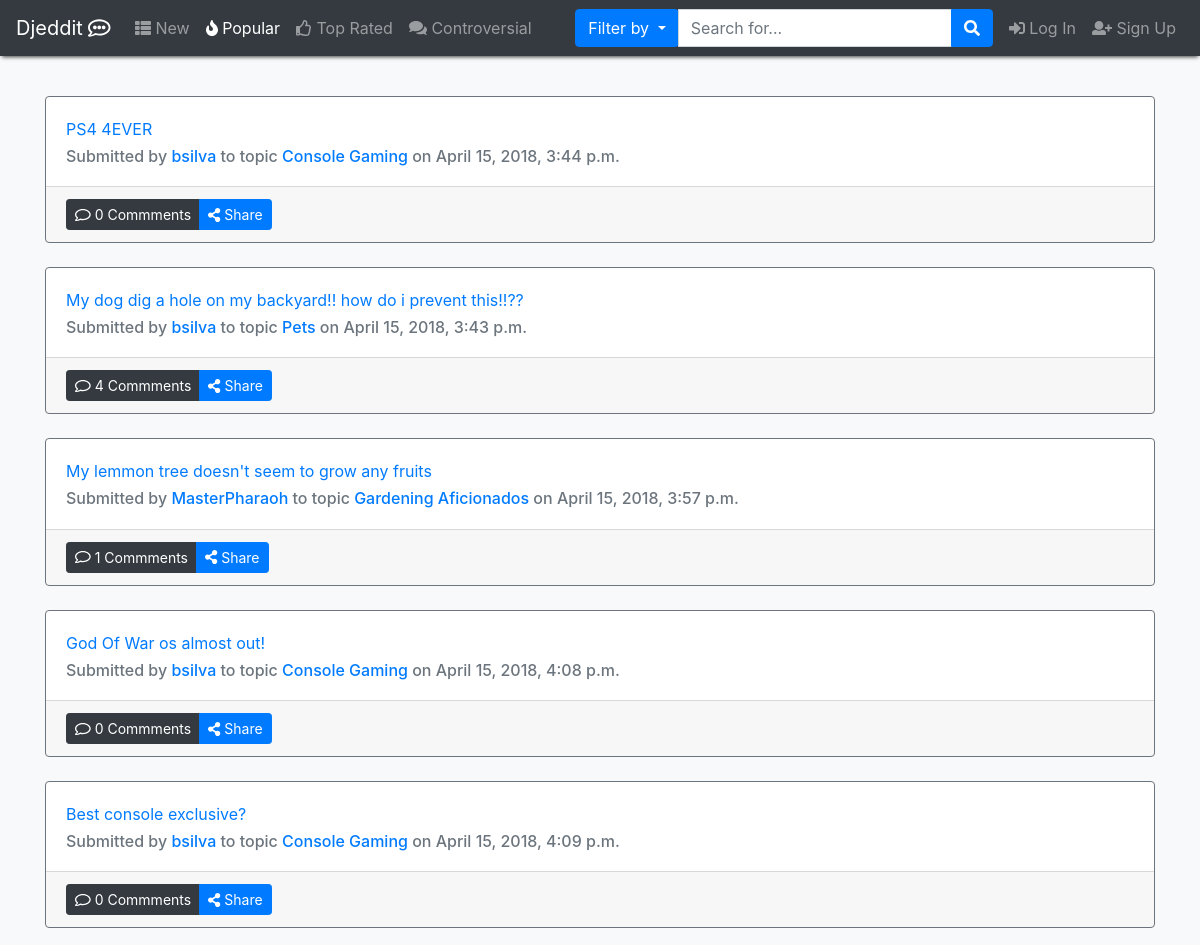
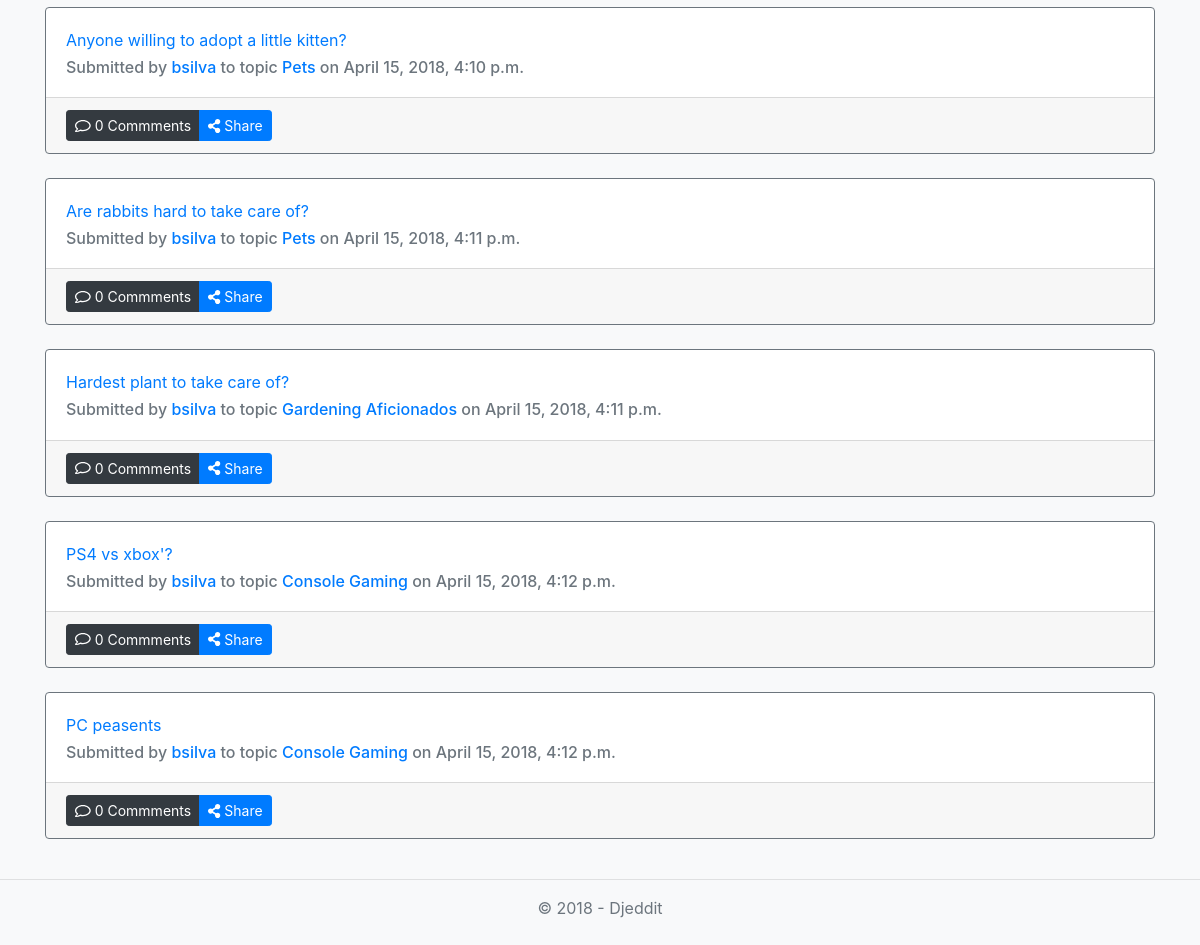
The page /popular/ on the database as committed earlier (2 pictures, top to bottom).
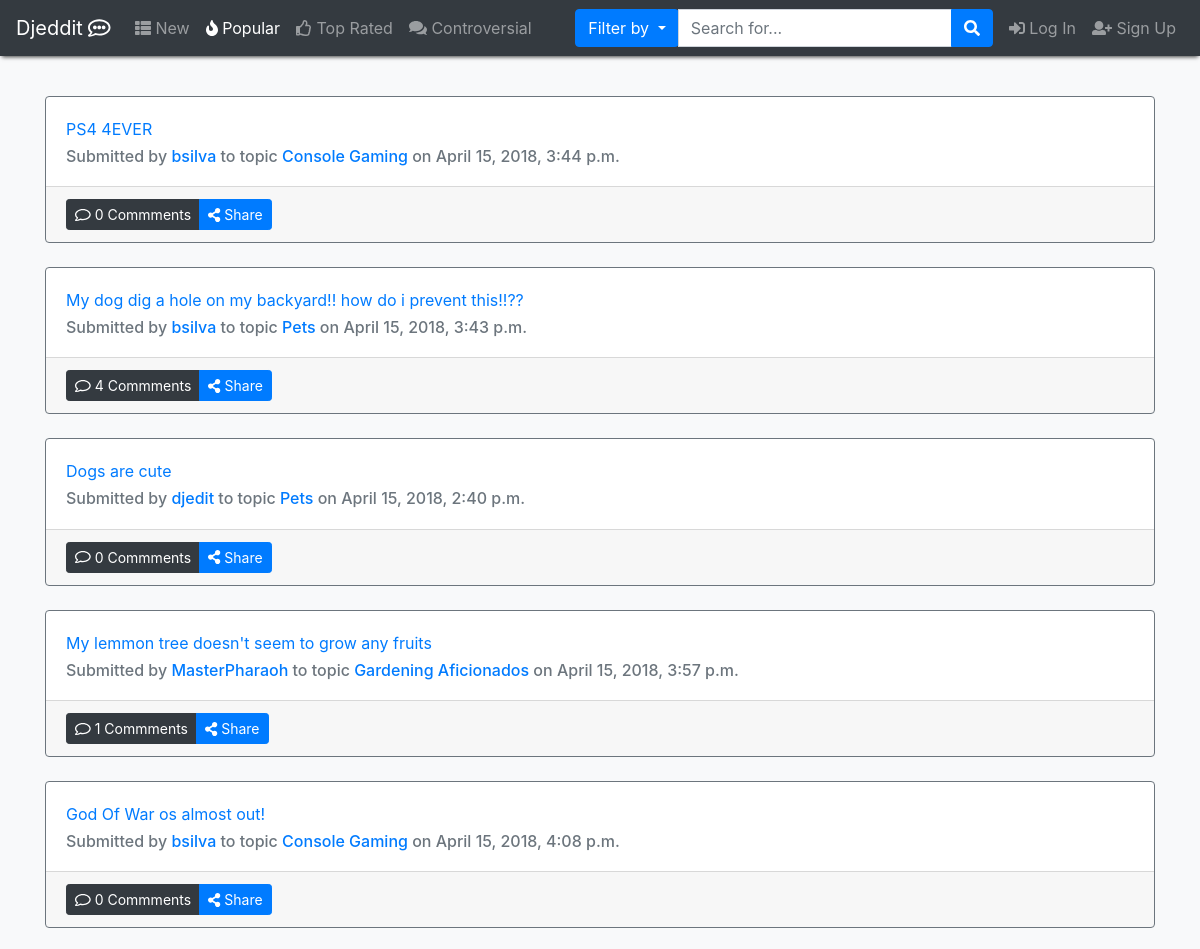
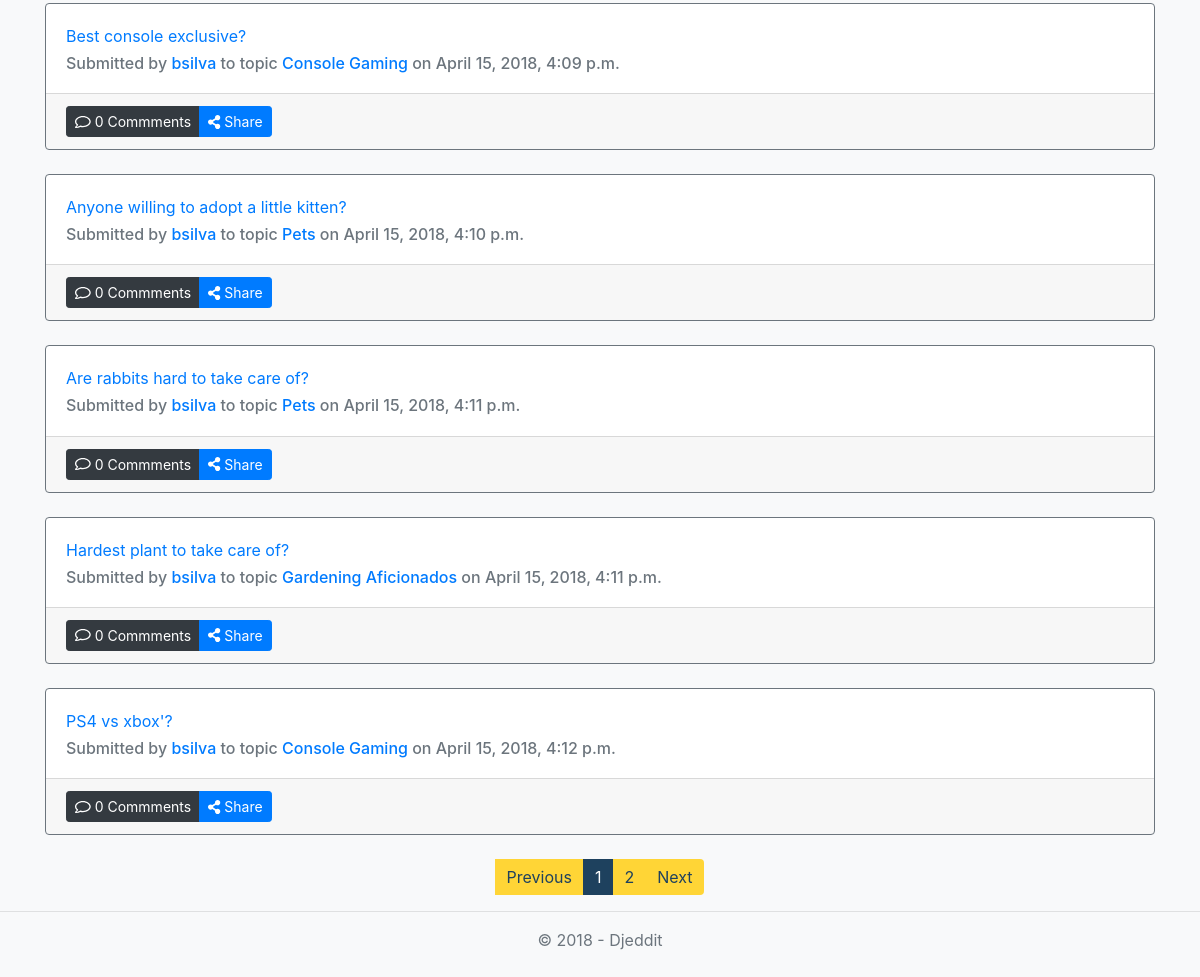
The same page on the database as committed later (2 pictures, top to bottom).
### app/models.py (models this page shows, shortened)
class Post(models.Model):
    topic = models.ForeignKey(Topic, on_delete=models.CASCADE)
    title = models.CharField(max_length=120, blank=False)  # campo obrigatório
    content = models.CharField(max_length=100000, blank=False)
    clicks = models.IntegerField(blank=False, default=0)
    userUpVotesPost = models.ManyToManyField(Profile, related_name='post_user_up', blank=True)
    userDownVotesPost = models.ManyToManyField(Profile, related_name='post_user_down', blank=True)
    userSaved = models.ManyToManyField(Profile, blank=True, related_name='user_post_saved')
    userHidden = models.ManyToManyField(Profile, blank=True, related_name='user_post_hidden')
    date = models.DateTimeField(auto_now=True)
    userOP = models.ForeignKey(User, on_delete=models.CASCADE)
    nComments = models.IntegerField(default=0, validators=[MinValueValidator(0)])

class Topic(models.Model):
    name = models.CharField(max_length=80, blank=False, primary_key=True)
    rules = models.CharField(max_length=500)
    description = models.CharField(max_length=300, blank=False)
    userCreator = models.ForeignKey(User, on_delete=models.CASCADE)
    creation_date = models.DateField(blank=False, default=datetime.now)

### app/views.py (the view)
# urls.py: path('popular/', views.popularPage, name="popular"),
def popularPage(request):
    posts = Post.objects.order_by("-clicks")
    pages = pagination(request, posts, num=10)
    tparams = {
        'items': pages[0],
        'page_range': pages[1],
        'year': datetime.now().year,
        "nbar": "Popular"
    }
    return render(request, "home.html", tparams)

### Djeedit/config.py (called while the page is built)
def pagination(request, data, num=10):
    paginator = Paginator(data, num)
    page = request.GET.get('page')
    try:
        items = paginator.page(page)
    except PageNotAnInteger:
        items = paginator.page(1)
    except EmptyPage:
        items = paginator.page(paginator.num_pages)
    index = items.number - 1
    max_index = len(paginator.page_range)
    start_index = index - 5 if index >= 5 else 0
    end_index = index + 5 if index <= max_index - 5 else max_index
    page_range = paginator.page_range[start_index:end_index]
    return items, page_range

### templates/home.html (shortened to what this page needs)
{% extends 'layout.html' %}
{% block content %}
    {% for p in items %}
        {% include "post_preview.html" with post=p%}
        <br>
    {% endfor %}
    {% include 'pagination.html' %}
{% endblock %}

### templates/post_preview.html (shortened to what this page needs)
<div class="card border-secondary" id="post_n_{{ post.id }}"
        {% if request.user.profile in post.userHidden.all %} {% ifnotequal sidebar 'user_posts_hidden'  %} hidden  {% endifnotequal %}{% endif %}>
    <div class="card-body">
        <div class="card-title"><a href="{% url "post" topicName=post.topic.name postID=post.id %}">{{ post.title }}</a> </div>
        <h6 class="card-subtitle text-muted">Submitted by <a href="{% url "user" username=post.userOP.username %}">{{ post.userOP.username }}<a/>
            to topic <a href="{% url "topic"  topicName=post.topic.name %}"> {{ post.topic.name }} <a/> on {{ post.date }}</h6>
    </div>
    <div class="card-footer">
        <div class="btn-group" role="group" aria-label="Action Buttons">
            <button href="#" class="btn btn-sm btn-dark"><i class="far fa-comment"></i> {{ post.nComments }} Commments
            </button>
            <button class="btn btn-sm btn-primary" type="button" data-toggle="collapse" data-target="#coll{{ post.id }}"
                    aria-expanded="false" aria-controls="collapseExample">
                <i class="fas fa-share-alt"></i> Share
            </button>
        </div>
            {% load social_share %}
    </div>
</div>

Rows that differ between the two databases and show on the page:
no longer on this page (row edited): Post: title "PC peasents", userOP.username "bsilva", topic.name "Console Gaming", date "April 15, 2018, 4:12 p.m.", nComments "0"
added Post: title "Dogs are cute", userOP.username "djedit", topic.name "Pets", date "April 15, 2018, 2:40 p.m.", nComments "0"
Other text that changed with them:
text now shown: "Previous Next"
new list line: "1"
new list line: "2"
